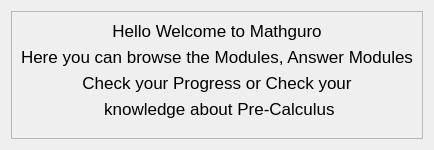
               <widget class="QWidget" name="page_6">
                <layout class="QVBoxLayout" name="verticalLayout_17">
                 <item alignment="Qt::AlignHCenter|Qt::AlignVCenter">
                  <widget class="QFrame" name="frame_12">
                   <property name="frameShape">
                    <enum>QFrame::StyledPanel</enum>
                   </property>
                   <property name="frameShadow">
                    <enum>QFrame::Raised</enum>
                   </property>
                   <layout class="QVBoxLayout" name="verticalLayout_22">
                    <item>
                     <widget class="QLabel" name="label_13">
                      <property name="sizePolicy">
                       <sizepolicy hsizetype="Preferred" vsizetype="Preferred">
                        <horstretch>0</horstretch>
                        <verstretch>0</verstretch>
                       </sizepolicy>
                      </property>
                      <property name="minimumSize">
                       <size>
                        <width>0</width>
                        <height>0</height>
                       </size>
                      </property>
                      <property name="font">
                       <font>
                        <pointsize>13</pointsize>
                       </font>
                      </property>
                      <property name="text">
                       <string>Hello Welcome to Mathguro</string>
                      </property>
                      <property name="alignment">
                       <set>Qt::AlignCenter</set>
                      </property>
                     </widget>
                    </item>
                    <item>
                     <widget class="QLabel" name="label_19">
                      <property name="sizePolicy">
                       <sizepolicy hsizetype="Preferred" vsizetype="Preferred">
                        <horstretch>0</horstretch>
                        <verstretch>0</verstretch>
                       </sizepolicy>
                      </property>
                      <property name="minimumSize">
                       <size>
                        <width>0</width>
                        <height>0</height>
                       </size>
                      </property>
                      <property name="font">
                       <font>
                        <pointsize>13</pointsize>
                       </font>
                      </property>
                      <property name="text">
                       <string>Here you can browse the Modules, Answer Modules</string>
                      </property>
                      <property name="alignment">
                       <set>Qt::AlignCenter</set>
                      </property>
                     </widget>
                    </item>
                    <item>
                     <widget class="QLabel" name="label_21">
                      <property name="sizePolicy">
                       <sizepolicy hsizetype="Preferred" vsizetype="Preferred">
                        <horstretch>0</horstretch>
                        <verstretch>0</verstretch>
                       </sizepolicy>
                      </property>
                      <property name="minimumSize">
                       <size>
                        <width>0</width>
                        <height>0</height>
                       </size>
                      </property>
                      <property name="font">
                       <font>
                        <pointsize>13</pointsize>
                       </font>
                      </property>
                      <property name="text">
                       <string>Check your Progress or Check your</string>
                      </property>
                      <property name="alignment">
                       <set>Qt::AlignCenter</set>
                      </property>
                     </widget>
                    </item>
                    <item>
                     <widget class="QLabel" name="label_44">
                      <property name="font">
                       <font>
                        <pointsize>13</pointsize>
                       </font>
                      </property>
                      <property name="styleSheet">
                       <string notr="true">margin-bottom: 10px</string>
                      </property>
                      <property name="text">
                       <string> knowledge about Pre-Calculus</string>
                      </property>
                      <property name="alignment">
                       <set>Qt::AlignCenter</set>
                      </property>
                     </widget>
                    </item>
                   </layout>
                  </widget>
                 </item>
                </layout>
               </widget>
